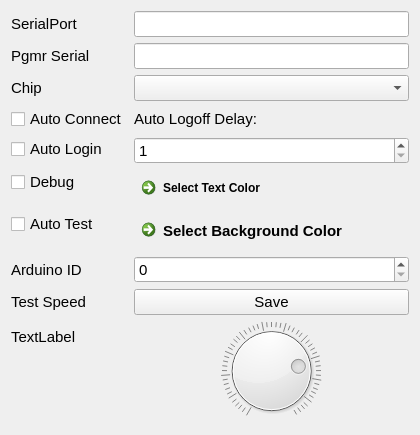
<?xml version="1.0" encoding="UTF-8"?>
<ui version="4.0">
 <class>Settings</class>
 <widget class="QDialog" name="Settings">
  <property name="geometry">
   <rect>
    <x>0</x>
    <y>0</y>
    <width>420</width>
    <height>435</height>
   </rect>
  </property>
  <property name="windowTitle">
   <string>Settings</string>
  </property>
  <layout class="QFormLayout" name="formLayout">
   <item row="0" column="0">
    <widget class="QLabel" name="label_port">
     <property name="font">
      <font>
       <pointsize>11</pointsize>
      </font>
     </property>
     <property name="text">
      <string>SerialPort</string>
     </property>
    </widget>
   </item>
   <item row="0" column="1">
    <widget class="QLineEdit" name="lineEdit_port">
     <property name="font">
      <font>
       <pointsize>11</pointsize>
      </font>
     </property>
    </widget>
   </item>
   <item row="1" column="0">
    <widget class="QLabel" name="label_serial">
     <property name="font">
      <font>
       <pointsize>11</pointsize>
      </font>
     </property>
     <property name="text">
      <string>Pgmr Serial</string>
     </property>
    </widget>
   </item>
   <item row="1" column="1">
    <widget class="QLineEdit" name="lineEdit_serial">
     <property name="font">
      <font>
       <pointsize>11</pointsize>
      </font>
     </property>
    </widget>
   </item>
   <item row="2" column="0">
    <widget class="QLabel" name="label_chip">
     <property name="font">
      <font>
       <pointsize>11</pointsize>
      </font>
     </property>
     <property name="text">
      <string>Chip</string>
     </property>
    </widget>
   </item>
   <item row="2" column="1">
    <widget class="QComboBox" name="comboBox_chip">
     <property name="font">
      <font>
       <pointsize>11</pointsize>
      </font>
     </property>
     <property name="currentIndex">
      <number>-1</number>
     </property>
     <property name="frame">
      <bool>true</bool>
     </property>
    </widget>
   </item>
   <item row="3" column="0">
    <widget class="QCheckBox" name="checkBox_connect">
     <property name="font">
      <font>
       <pointsize>11</pointsize>
      </font>
     </property>
     <property name="text">
      <string>Auto Connect</string>
     </property>
    </widget>
   </item>
   <item row="3" column="1">
    <widget class="QLabel" name="label_3">
     <property name="font">
      <font>
       <pointsize>11</pointsize>
      </font>
     </property>
     <property name="text">
      <string>Auto Logoff Delay:</string>
     </property>
     <property name="margin">
      <number>4</number>
     </property>
    </widget>
   </item>
   <item row="4" column="0">
    <widget class="QCheckBox" name="checkBox_logon">
     <property name="font">
      <font>
       <pointsize>11</pointsize>
      </font>
     </property>
     <property name="text">
      <string>Auto Login</string>
     </property>
    </widget>
   </item>
   <item row="4" column="1">
    <widget class="QSpinBox" name="spinBox_autologoff_delay">
     <property name="font">
      <font>
       <pointsize>11</pointsize>
      </font>
     </property>
     <property name="specialValueText">
      <string/>
     </property>
     <property name="showGroupSeparator" stdset="0">
      <bool>false</bool>
     </property>
     <property name="minimum">
      <number>1</number>
     </property>
    </widget>
   </item>
   <item row="5" column="0">
    <widget class="QCheckBox" name="checkBox_debug">
     <property name="font">
      <font>
       <pointsize>11</pointsize>
      </font>
     </property>
     <property name="text">
      <string>Debug</string>
     </property>
    </widget>
   </item>
   <item row="5" column="1">
    <widget class="QCommandLinkButton" name="commandLinkButton_select_color">
     <property name="text">
      <string>Select Text Color</string>
     </property>
    </widget>
   </item>
   <item row="6" column="0">
    <widget class="QCheckBox" name="checkBox_test">
     <property name="font">
      <font>
       <pointsize>11</pointsize>
      </font>
     </property>
     <property name="text">
      <string>Auto Test</string>
     </property>
    </widget>
   </item>
   <item row="6" column="1">
    <widget class="QCommandLinkButton" name="commandLinkButton_bg_color">
     <property name="font">
      <font>
       <family>Segoe UI</family>
       <pointsize>11</pointsize>
      </font>
     </property>
     <property name="text">
      <string>Select Background Color</string>
     </property>
    </widget>
   </item>
   <item row="7" column="0">
    <widget class="QLabel" name="label_2">
     <property name="font">
      <font>
       <pointsize>11</pointsize>
      </font>
     </property>
     <property name="text">
      <string>Arduino ID</string>
     </property>
    </widget>
   </item>
   <item row="7" column="1">
    <widget class="QSpinBox" name="spinBox_arduino_id">
     <property name="font">
      <font>
       <pointsize>11</pointsize>
      </font>
     </property>
    </widget>
   </item>
   <item row="8" column="0">
    <widget class="QLabel" name="label">
     <property name="font">
      <font>
       <pointsize>11</pointsize>
      </font>
     </property>
     <property name="text">
      <string>Test Speed</string>
     </property>
    </widget>
   </item>
   <item row="8" column="1">
    <widget class="QPushButton" name="pushButton_save">
     <property name="font">
      <font>
       <pointsize>11</pointsize>
      </font>
     </property>
     <property name="text">
      <string>Save</string>
     </property>
    </widget>
   </item>
   <item row="9" column="0">
    <widget class="QLabel" name="label_speed">
     <property name="font">
      <font>
       <pointsize>11</pointsize>
      </font>
     </property>
     <property name="text">
      <string>TextLabel</string>
     </property>
    </widget>
   </item>
   <item row="9" column="1">
    <widget class="QDial" name="dial">
     <property name="font">
      <font>
       <pointsize>11</pointsize>
      </font>
     </property>
     <property name="minimum">
      <number>10</number>
     </property>
     <property name="maximum">
      <number>225</number>
     </property>
     <property name="value">
      <number>50</number>
     </property>
     <property name="orientation">
      <enum>Qt::Horizontal</enum>
     </property>
     <property name="invertedAppearance">
      <bool>true</bool>
     </property>
     <property name="invertedControls">
      <bool>false</bool>
     </property>
     <property name="notchesVisible">
      <bool>true</bool>
     </property>
    </widget>
   </item>
  </layout>
 </widget>
 <resources/>
 <connections/>
</ui>
